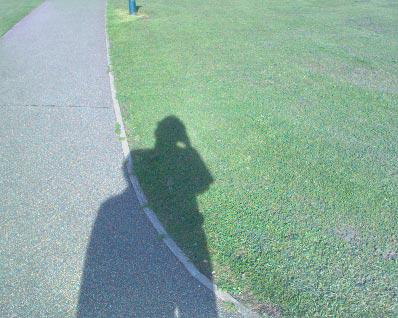
#> input picture Images/image1.jpg, 398 x 318 px, found by its file name
$ python try3.py
#> lines starting #> are read from the running program, lines starting #| are printed output that depends on the picture; after the words box and inside, x2 and y2 are one past the last pixel; in counts of white or black regions, pixels touching at a corner belong together
import numpy as np
import cv2

image = cv2.imread('Images/image1.jpg')
#> image is the input picture: shape (318, 398, 3); mean B, G, R 158.1, 171.2, 140.8
blank_mask = np.zeros(image.shape, dtype=np.uint8)
original = image.copy()
hsv = cv2.cvtColor(image, cv2.COLOR_BGR2HSV)
#> hsv: shape (318, 398, 3); mean H, S, V 79.9, 54.3, 175.8
lower = np.array([18, 42, 69])
upper = np.array([179, 255, 255])
mask = cv2.inRange(hsv, lower, upper)
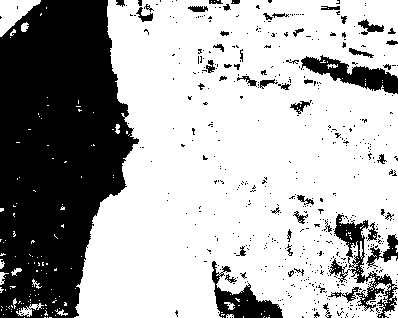
#> mask: shape (318, 398); 67.5% white; 523 black regions (471 under 20 px)

cnts = cv2.findContours(mask, cv2.RETR_EXTERNAL, cv2.CHAIN_APPROX_SIMPLE)
#> cnts = 185 contours, 175 with area under 20; largest, box (x1, y1, x2, y2) and area: (74, 0, 398, 318) 85815, (0, 0, 41, 37) 720, (384, 289, 398, 318) 116, (16, 303, 44, 317) 110, (21, 22, 29, 32) 42
cnts = cnts[0] if len(cnts) == 2 else cnts[1]
cnts = sorted(cnts, key=cv2.contourArea, reverse=True)
for c in cnts:
    cv2.drawContours(blank_mask,[c], -1, (255,255,255), -1)
    break
#> this loop made 1 pass
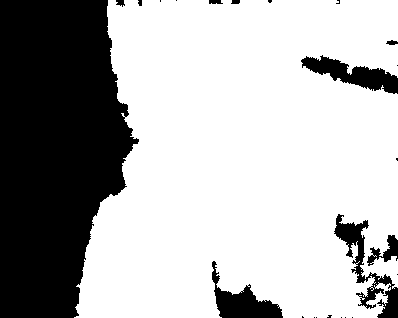
#> blank_mask: shape (318, 398, 3); 68.8% white; 24 black regions (14 under 20 px), largest, box (x1, y1, x2, y2) and area: (0, 0, 139, 318) 33902, (334, 214, 398, 318) 1760, (301, 55, 398, 94) 1643

def nothing(x):
    pass


result = cv2.bitwise_and(original,blank_mask)
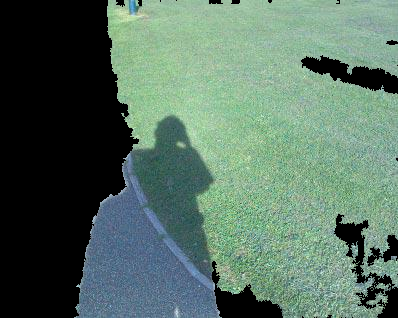
#> result: shape (318, 398, 3); mean B, G, R 98.3, 112.4, 87.2

cv2.imshow('result', result)
cv2.waitKey()

# Create a window
cv2.namedWindow('image')

# create trackbars for color change
cv2.createTrackbar('HMin','image',0,179,nothing) # Hue is from 0-179 for Opencv
cv2.createTrackbar('SMin','image',0,255,nothing)
cv2.createTrackbar('VMin','image',0,255,nothing)
cv2.createTrackbar('HMax','image',0,179,nothing)
cv2.createTrackbar('SMax','image',0,255,nothing)
cv2.createTrackbar('VMax','image',0,255,nothing)

# Set default value for MAX HSV trackbars.
cv2.setTrackbarPos('HMax', 'image', 179)
cv2.setTrackbarPos('SMax', 'image', 255)
cv2.setTrackbarPos('VMax', 'image', 255)

# Initialize to check if HSV min/max value changes
hMin = sMin = vMin = hMax = sMax = vMax = 0
phMin = psMin = pvMin = phMax = psMax = pvMax = 0

img = cv2.imread('1.png')
output = img
waitTime = 33

while(1):

    # get current positions of all trackbars
    hMin = cv2.getTrackbarPos('HMin','image')
#> hMin = 0
    sMin = cv2.getTrackbarPos('SMin','image')
#> sMin = 0
    vMin = cv2.getTrackbarPos('VMin','image')
#> vMin = 0

    hMax = cv2.getTrackbarPos('HMax','image')
#> hMax = 179
    sMax = cv2.getTrackbarPos('SMax','image')
#> sMax = 255
    vMax = cv2.getTrackbarPos('VMax','image')
#> vMax = 255

    # Set minimum and max HSV values to display
    lower = np.array([hMin, sMin, vMin])
#> lower = [0, 0, 0]
    upper = np.array([hMax, sMax, vMax])
#> upper = [179, 255, 255]

    # Create HSV Image and threshold into a range.
#> (the run stopped early here; a loop or call above may not have finished)

$ run again, with Images/image18.jpg copied over Images/image1.jpg
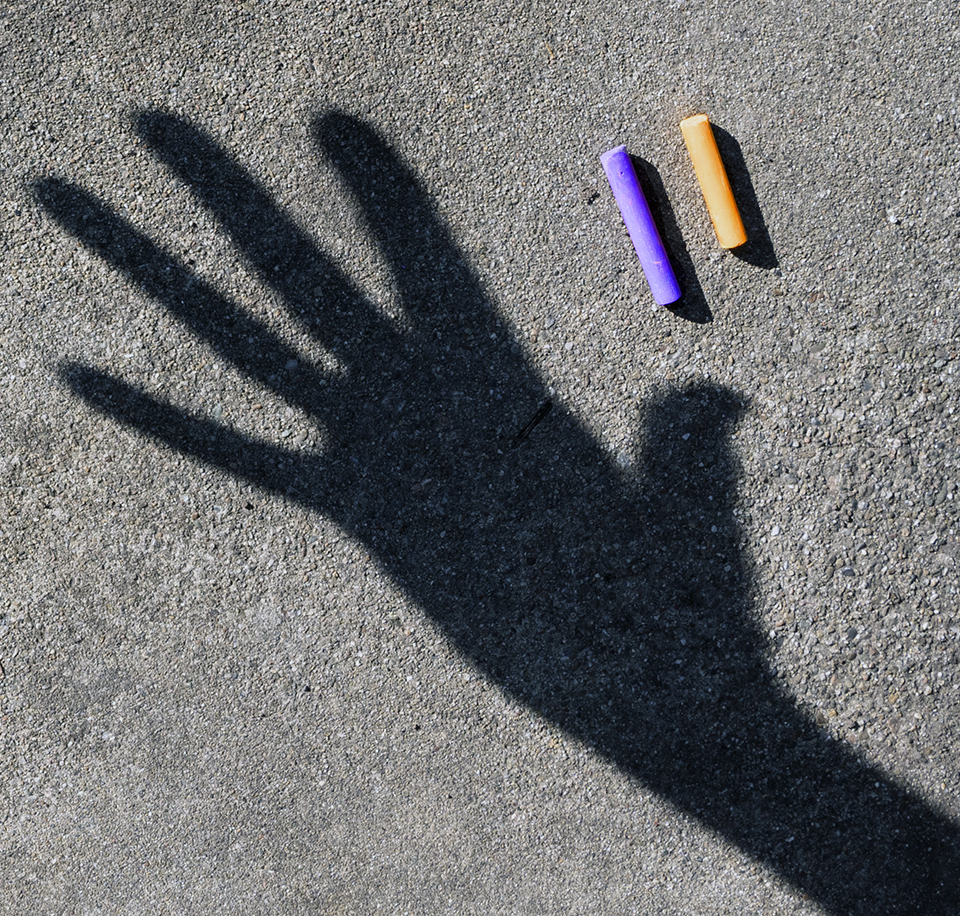
#> input picture Images/image18.jpg, 960 x 916 px, found by its file name
#> image is the input picture: shape (916, 960, 3); mean B, G, R 111.2, 109.9, 109.1
#> hsv: shape (916, 960, 3); mean H, S, V 73.2, 39.5, 115.4
#> `mask = cv2.inRange(hsv, lower, upper)`:
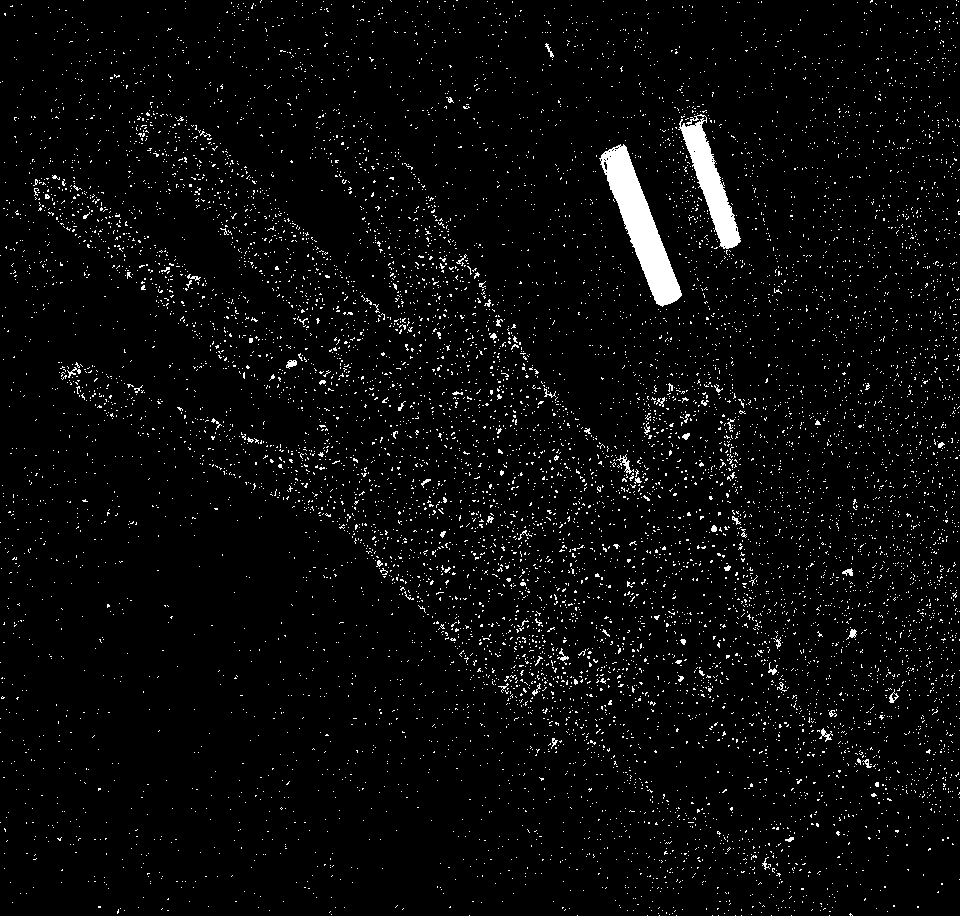
#> mask: shape (916, 960); 3.7% white; 10178 white regions (10107 under 20 px)
#> cnts = 10178 contours, 10160 with area under 20; largest, box (x1, y1, x2, y2) and area: (599, 144, 682, 307) 4476, (678, 114, 741, 249) 2620, (616, 454, 634, 474) 62, (889, 689, 899, 703) 52, (286, 360, 297, 369) 50
#> the loop `for c in cnts:` made 1 pass
#> after the loop `for c in cnts:`:
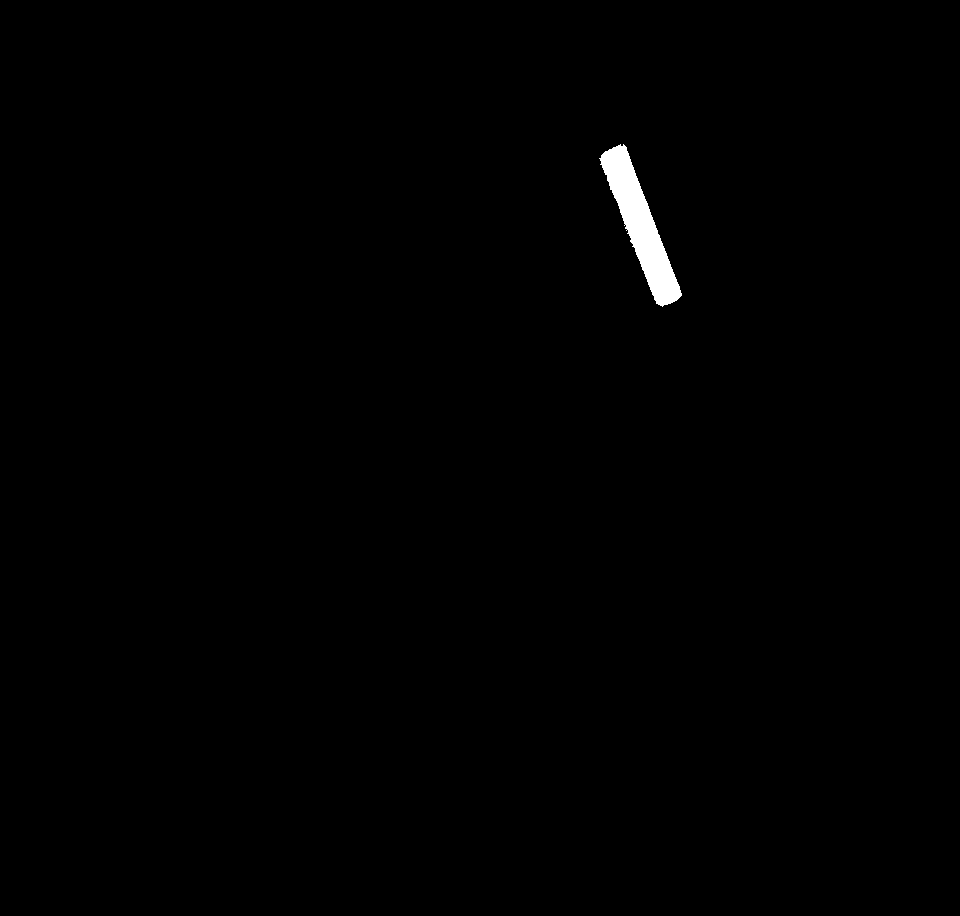
#> blank_mask: shape (916, 960, 3); 0.53% white; 1 white region, box (x1, y1, x2, y2) and area: (599, 144, 682, 307) 4656
#> hMin = 0
#> hMax = 179
#> sMax = 255
#> lower = [0, 0, 0]
#> upper = [179, 255, 255]
